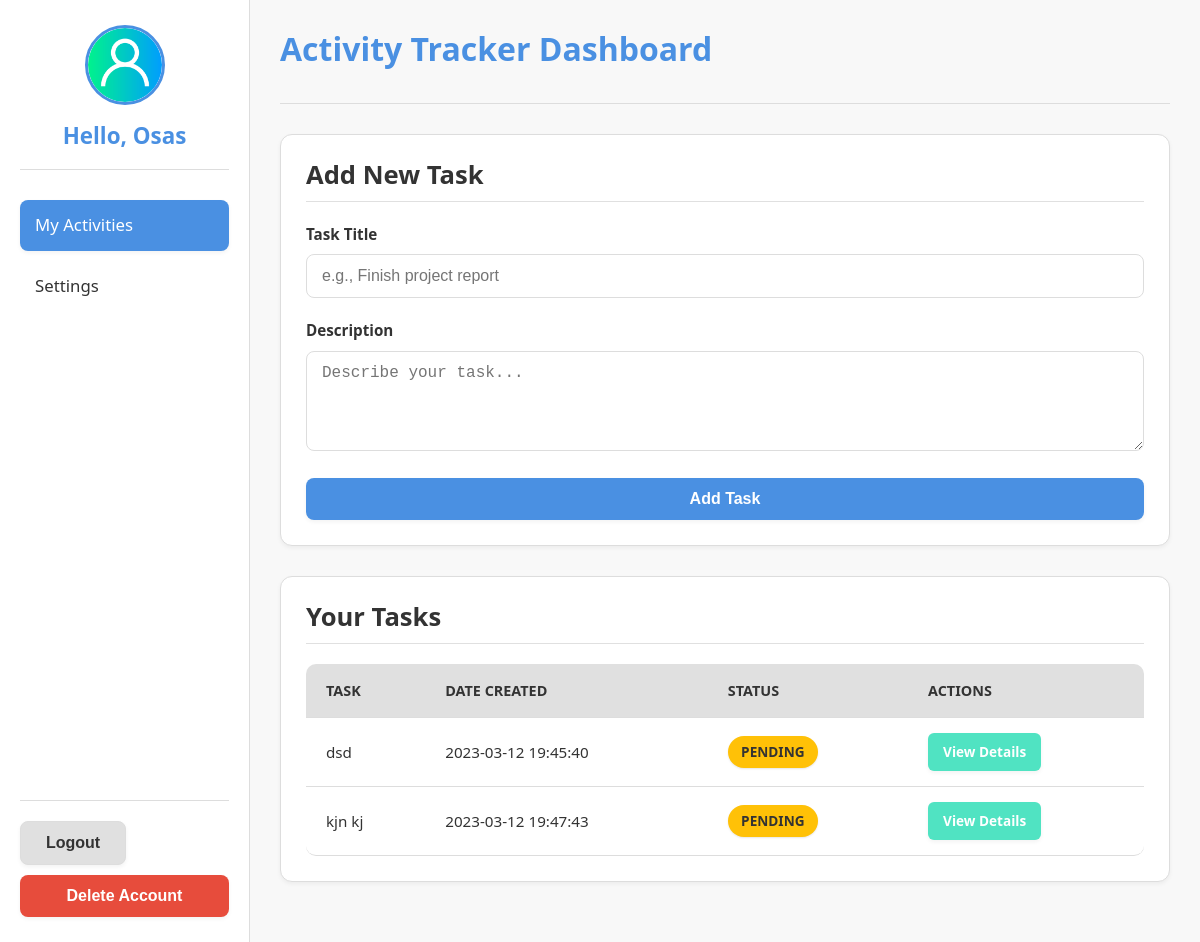
/dashboard (signed in), run on the app's committed database.
### models.py (models this page shows)
class AppUser(Base):
    __tablename__ = "appuser"
    id = Column(Integer, primary_key=True, autoincrement=True)
    name = Column(String(50), nullable=False)
    email = Column(String(100), unique=True, nullable=False)
    password = Column(String(128), nullable=False)
    tasks = relationship(
        "Task",
        backref="user",
        lazy=True,
        cascade="all, delete-orphan"
    )

class Task(Base):
    __tablename__ = "task"
    id = Column(Integer, primary_key=True, autoincrement=True)
    title = Column(String(100), nullable=False)
    description = Column(String(256))
    status = Column(Enum(Status), default=Status.PENDING, nullable=False)
    created_at = Column(DateTime, nullable=False, default=datetime.utcnow)
    updated_at = Column(DateTime, nullable=False, default=datetime.utcnow, onupdate=datetime.utcnow)
    user_id = Column(Integer, ForeignKey('appuser.id', ondelete='CASCADE'), nullable=False)

### app.py (the view)
@app.route('/dashboard', methods=['GET'])
def dashboard():
    if 'user_id' not in session:
        return redirect(url_for('login'))
    user = db.get_user(session['user_id'])
    tasks = db.find_tasks_by_user_id(user.id)
    return render_template('dashboard.html', user=user, tasks=tasks)

### repository.py (called while the page is built)
    def get_user(self, user_id: int):
        return self.session.get(AppUser, user_id)

    def find_tasks_by_user_id(self, user_id: int):
        return self.session.query(Task).filter_by(user_id=user_id).all()

### templates/dashboard.html (shortened to what this page needs)
<!DOCTYPE html>
<html lang="en">
  <head>
    <link
      rel="stylesheet"
      href="{{ url_for('static', filename='css/main.css') }}"
    />
    <link
      rel="stylesheet"
      href="{{ url_for('static', filename='css/dashboard.css') }}"
    />
  </head>
  <body>
    <div class="dashboard-layout">
      <aside class="sidebar">
        <div class="user-profile">
          <img
            src="{{ url_for('static', filename='images/user.png') }}"
            alt="User Avatar"
          />
          <h2>Hello, {{ user.name }}</h2>
        </div>
        <nav class="main-nav">
          <ul>
            <li><a href="#" class="active">My Activities</a></li>
            <li><a href="#">Settings</a></li>
          </ul>
        </nav>
        <div class="sidebar-actions">
          <form method="POST" action="{{ url_for('logout') }}">
            <button type="submit" class="btn btn-secondary">Logout</button>
          </form>
          <button onclick="confirmDelete()" class="btn btn-danger">
            Delete Account
          </button>
        </div>
      </aside>
      <main class="main-content">
        <header class="main-header">
          <h1>Activity Tracker Dashboard</h1>
        </header>
        <section class="add-task-section card">
          <h2>Add New Task</h2>
          <form
            method="POST"
            action="{{ url_for('add_task') }}"
            class="add-task-form"
          >
            <div class="form-group">
              <label for="title">Task Title</label>
              <input
                type="text"
                id="title"
                name="title"
                required
                placeholder="e.g., Finish project report"
              />
            </div>
            <div class="form-group">
              <label for="description">Description</label>
              <textarea
                id="description"
                name="description"
                required
                placeholder="Describe your task..."
              ></textarea>
            </div>
            <button type="submit" class="btn btn-primary">Add Task</button>
          </form>
        </section>
        <section class="task-list-section card">
          <h2>Your Tasks</h2>
          {% if tasks %}
          <table>
            <thead>
              <tr>
                <th>Task</th>
                <th>Date Created</th>
                <th>Status</th>
                <th>Actions</th>
              </tr>
            </thead>
            <tbody>
              {% for task in tasks %}
              <tr>
                <td>{{ task.title }}</td>
                <td>{{ task.created_at.strftime("%Y-%m-%d %H:%M:%S") }}</td>
                <td data-label="Status">
                  <span
                    class="status-badge status-{{ task.status.value.lower() }}"
                    >{{ task.status.value }}</span
                  >
                </td>
                <td>
                  <a
                    href="{{ url_for('view_task', task_id=task.id) }}"
                    class="btn btn-sm"
                    >View Details</a
                  >
                </td>
              </tr>
              {% endfor %}
            </tbody>
          </table>
          {% else %}
          <p class="no-tasks-message">
            You haven't added any tasks yet. Start by adding one above!
          </p>
          {% endif %}
        </section>
      </main>
    </div>
  </body>
</html>

### static/css/main.css (style rules this page uses)
:root { --primary-color: #4a90e2; --secondary-color: #50e3c2; --accent-color: #f5a623; --danger-color: #dc3545; --success-color: #28a745; --info-color: #17a2b8; --warning-color: #ffc107; --neutral-color: #6c757d; --purple-color: #6f42c1; --text-color-dark: #333; --text-color-light: #666; --text-color-white: #fff; --bg-light: #f8f8f8; --bg-dark: #e0e0e0; --card-bg: #fff; --border-color: #ddd; --shadow-light: 0 2px 4px rgba(0, 0, 0, 0.05); --shadow-medium: 0 4px 10px rgba(0, 0, 0, 0.08); --spacing-xs: 5px; --spacing-sm: 10px; --spacing-md: 20px; --spacing-lg: 30px; --spacing-xl: 40px; --border-radius-sm: 4px; --border-radius-md: 8px; --border-radius-lg: 12px; --border-radius-pill: 20px; }
* { box-sizing: border-box; margin: 0; padding: 0; }
body { font-family: "Segoe UI", Roboto, "Helvetica Neue", Arial, sans-serif; line-height: 1.6; color: var(--text-color-dark); background-color: var(--bg-light); min-height: 100vh; }
a { color: var(--primary-color); text-decoration: none; transition: color 0.3s ease; }
h1, h2, h3, h4, h5, h6 { color: var(--text-color-dark); margin-bottom: var(--spacing-md); font-weight: 600; line-height: 1.2; }
h1 { font-size: 2.5rem; }
h2 { font-size: 2rem; }
.btn { display: inline-block; padding: 12px 25px; border: none; border-radius: var(--border-radius-md); cursor: pointer; font-size: 1rem; font-weight: 600; text-decoration: none; text-align: center; transition: background-color 0.3s ease, transform 0.2s ease, box-shadow 0.3s ease; box-shadow: var(--shadow-light); }
.btn-primary { background-color: var(--primary-color); color: var(--text-color-white); }
.btn-secondary { background-color: var(--bg-dark); color: var(--text-color-dark); border: 1px solid var(--border-color); }
.btn-danger { background-color: var(--danger-color); color: var(--text-color-white); }
.btn-sm { padding: 8px 15px; font-size: 0.85rem; border-radius: var(--border-radius-sm); }
.card { background-color: var(--card-bg); border-radius: var(--border-radius-lg); box-shadow: var(--shadow-light); padding: var(--spacing-lg); margin-bottom: var(--spacing-lg); border: 1px solid var(--border-color); }
.card h1, .card h2, .card h3 { margin-bottom: var(--spacing-md); padding-bottom: var(--spacing-sm); border-bottom: 1px solid var(--bg-dark); }
.form-group { margin-bottom: var(--spacing-md); }
.form-group label { display: block; margin-bottom: var(--spacing-sm); font-weight: 600; color: var(--text-color-dark); font-size: 0.95rem; }
.form-group input[type="text"], .form-group input[type="email"], .form-group input[type="password"], .form-group textarea { width: 100%; padding: 12px 15px; border: 1px solid var(--border-color); border-radius: var(--border-radius-md); font-size: 1rem; color: var(--text-color-dark); transition: border-color 0.3s ease, box-shadow 0.3s ease; }
.form-group textarea { min-height: 100px; resize: vertical; }
table { width: 100%; border-collapse: separate; border-spacing: 0; margin-bottom: 0; font-size: 0.95rem; }
th, td { padding: 15px 20px; text-align: left; border-bottom: 1px solid var(--border-color); }
th { background-color: var(--bg-dark); color: var(--text-color-dark); font-weight: 600; text-transform: uppercase; font-size: 0.9rem; }
table thead tr:first-child th:first-child { border-top-left-radius: var(--border-radius-md); }
table thead tr:first-child th:last-child { border-top-right-radius: var(--border-radius-md); }
table tbody tr:last-child td:first-child { border-bottom-left-radius: var(--border-radius-md); }
table tbody tr:last-child td:last-child { border-bottom-right-radius: var(--border-radius-md); }
.status-badge { display: inline-block; padding: 5px 12px; border-radius: var(--border-radius-pill); font-size: 0.85rem; font-weight: 600; text-transform: capitalize; color: var(--text-color-white); min-width: 90px; text-align: center; box-shadow: 0 1px 2px rgba(0, 0, 0, 0.1); }
.status-pending { background-color: var(--warning-color); color: var(--text-color-dark); }

### data on the page
AppUser: name "Osas"
Task: title "dsd", created_at "2023-03-12 19:45:40", status.value "PENDING"
Task: title "kjn kj", created_at "2023-03-12 19:47:43", status.value "PENDING"
